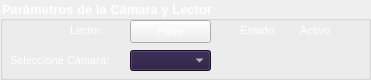
   <widget class="QGroupBox" name="parametrosCamaraYLector">
    <property name="geometry">
     <rect>
      <x>20</x>
      <y>10</y>
      <width>371</width>
      <height>80</height>
     </rect>
    </property>
    <property name="palette">
     <palette>
      <active>
       <colorrole role="WindowText">
        <brush brushstyle="SolidPattern">
         <color alpha="255">
          <red>255</red>
          <green>255</green>
          <blue>255</blue>
         </color>
        </brush>
       </colorrole>
       <colorrole role="Text">
        <brush brushstyle="SolidPattern">
         <color alpha="255">
          <red>255</red>
          <green>255</green>
          <blue>255</blue>
         </color>
        </brush>
       </colorrole>
       <colorrole role="ButtonText">
        <brush brushstyle="SolidPattern">
         <color alpha="255">
          <red>255</red>
          <green>255</green>
          <blue>255</blue>
         </color>
        </brush>
       </colorrole>
       <colorrole role="PlaceholderText">
        <brush brushstyle="NoBrush">
         <color alpha="128">
          <red>255</red>
          <green>255</green>
          <blue>255</blue>
         </color>
        </brush>
       </colorrole>
      </active>
      <inactive>
       <colorrole role="WindowText">
        <brush brushstyle="SolidPattern">
         <color alpha="255">
          <red>255</red>
          <green>255</green>
          <blue>255</blue>
         </color>
        </brush>
       </colorrole>
       <colorrole role="Text">
        <brush brushstyle="SolidPattern">
         <color alpha="255">
          <red>255</red>
          <green>255</green>
          <blue>255</blue>
         </color>
        </brush>
       </colorrole>
       <colorrole role="ButtonText">
        <brush brushstyle="SolidPattern">
         <color alpha="255">
          <red>255</red>
          <green>255</green>
          <blue>255</blue>
         </color>
        </brush>
       </colorrole>
       <colorrole role="PlaceholderText">
        <brush brushstyle="NoBrush">
         <color alpha="128">
          <red>255</red>
          <green>255</green>
          <blue>255</blue>
         </color>
        </brush>
       </colorrole>
      </inactive>
      <disabled>
       <colorrole role="WindowText">
        <brush brushstyle="SolidPattern">
         <color alpha="255">
          <red>255</red>
          <green>255</green>
          <blue>255</blue>
         </color>
        </brush>
       </colorrole>
       <colorrole role="Text">
        <brush brushstyle="SolidPattern">
         <color alpha="255">
          <red>255</red>
          <green>255</green>
          <blue>255</blue>
         </color>
        </brush>
       </colorrole>
       <colorrole role="ButtonText">
        <brush brushstyle="SolidPattern">
         <color alpha="255">
          <red>255</red>
          <green>255</green>
          <blue>255</blue>
         </color>
        </brush>
       </colorrole>
       <colorrole role="PlaceholderText">
        <brush brushstyle="NoBrush">
         <color alpha="128">
          <red>255</red>
          <green>255</green>
          <blue>255</blue>
         </color>
        </brush>
       </colorrole>
      </disabled>
     </palette>
    </property>
    <property name="font">
     <font>
      <pointsize>10</pointsize>
      <weight>75</weight>
      <bold>true</bold>
     </font>
    </property>
    <property name="styleSheet">
     <string notr="true">color: white</string>
    </property>
    <property name="title">
     <string>Parámetros de la Cámara y Lector</string>
    </property>
    <widget class="QLabel" name="label_2">
     <property name="geometry">
      <rect>
       <x>10</x>
       <y>50</y>
       <width>121</width>
       <height>21</height>
      </rect>
     </property>
     <property name="font">
      <font>
       <pointsize>8</pointsize>
       <weight>50</weight>
       <bold>false</bold>
      </font>
     </property>
     <property name="styleSheet">
      <string notr="true">color: white</string>
     </property>
     <property name="text">
      <string>Seleccione Cámara:</string>
     </property>
    </widget>
    <widget class="QComboBox" name="cbx_cameras">
     <property name="enabled">
      <bool>true</bool>
     </property>
     <property name="geometry">
      <rect>
       <x>130</x>
       <y>50</y>
       <width>81</width>
       <height>21</height>
      </rect>
     </property>
     <property name="font">
      <font>
       <pointsize>8</pointsize>
       <weight>50</weight>
       <bold>false</bold>
      </font>
     </property>
     <property name="styleSheet">
      <string notr="true">background-color: rgb(37, 22, 61);
color: white;</string>
     </property>
    </widget>
    <widget class="QLabel" name="label_10">
     <property name="geometry">
      <rect>
       <x>70</x>
       <y>20</y>
       <width>41</width>
       <height>21</height>
      </rect>
     </property>
     <property name="font">
      <font>
       <pointsize>8</pointsize>
       <weight>50</weight>
       <bold>false</bold>
      </font>
     </property>
     <property name="styleSheet">
      <string notr="true">color: white</string>
     </property>
     <property name="text">
      <string>Lector:</string>
     </property>
    </widget>
    <widget class="QPushButton" name="botonReconocimiento">
     <property name="geometry">
      <rect>
       <x>130</x>
       <y>20</y>
       <width>81</width>
       <height>23</height>
      </rect>
     </property>
     <property name="font">
      <font>
       <pointsize>8</pointsize>
       <weight>50</weight>
       <bold>false</bold>
      </font>
     </property>
     <property name="styleSheet">
      <string notr="true">color: white</string>
     </property>
     <property name="text">
      <string>Parar</string>
     </property>
    </widget>
    <widget class="QLabel" name="label_estado_lector">
     <property name="geometry">
      <rect>
       <x>300</x>
       <y>20</y>
       <width>51</width>
       <height>21</height>
      </rect>
     </property>
     <property name="font">
      <font>
       <pointsize>8</pointsize>
       <weight>50</weight>
       <bold>false</bold>
      </font>
     </property>
     <property name="text">
      <string>Activo</string>
     </property>
    </widget>
    <widget class="QLabel" name="label_5">
     <property name="geometry">
      <rect>
       <x>240</x>
       <y>20</y>
       <width>47</width>
       <height>20</height>
      </rect>
     </property>
     <property name="font">
      <font>
       <pointsize>8</pointsize>
       <weight>50</weight>
       <bold>false</bold>
      </font>
     </property>
     <property name="styleSheet">
      <string notr="true">color: white</string>
     </property>
     <property name="text">
      <string>Estado:</string>
     </property>
    </widget>
   </widget>
